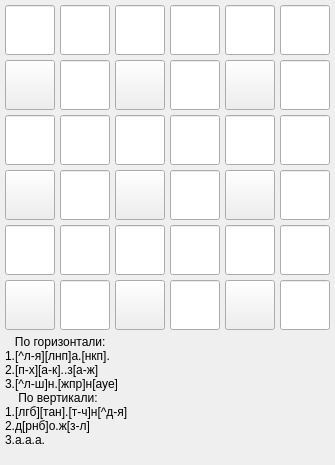
    <widget class="QWidget" name="level_2">
     <attribute name="title">
      <string>2</string>
     </attribute>
     <layout class="QGridLayout" name="gridLayout_3">
      <property name="leftMargin">
       <number>5</number>
      </property>
      <property name="topMargin">
       <number>5</number>
      </property>
      <property name="rightMargin">
       <number>5</number>
      </property>
      <property name="bottomMargin">
       <number>5</number>
      </property>
      <property name="spacing">
       <number>5</number>
      </property>
      <item row="0" column="0">
       <widget class="QLineEdit" name="lineEdit_1_2">
        <property name="sizePolicy">
         <sizepolicy hsizetype="Fixed" vsizetype="Fixed">
          <horstretch>0</horstretch>
          <verstretch>0</verstretch>
         </sizepolicy>
        </property>
        <property name="minimumSize">
         <size>
          <width>50</width>
          <height>50</height>
         </size>
        </property>
        <property name="maximumSize">
         <size>
          <width>50</width>
          <height>50</height>
         </size>
        </property>
        <property name="font">
         <font>
          <family>Arial Narrow</family>
          <pointsize>30</pointsize>
          <weight>75</weight>
          <bold>true</bold>
         </font>
        </property>
        <property name="cursor">
         <cursorShape>IBeamCursor</cursorShape>
        </property>
        <property name="tabletTracking">
         <bool>false</bool>
        </property>
        <property name="contextMenuPolicy">
         <enum>Qt::PreventContextMenu</enum>
        </property>
        <property name="toolTip">
         <string notr="true">&lt;html&gt;&lt;head/&gt;&lt;body&gt;&lt;p align=&quot;center&quot;&gt;a&lt;/p&gt;&lt;/body&gt;&lt;/html&gt;</string>
        </property>
        <property name="toolTipDuration">
         <number>-1</number>
        </property>
        <property name="whatsThis">
         <string>&lt;html&gt;&lt;head/&gt;&lt;body&gt;&lt;p align=&quot;center&quot;&gt;&lt;br/&gt;&lt;/p&gt;&lt;/body&gt;&lt;/html&gt;</string>
        </property>
        <property name="layoutDirection">
         <enum>Qt::LeftToRight</enum>
        </property>
        <property name="text">
         <string/>
        </property>
        <property name="maxLength">
         <number>1</number>
        </property>
        <property name="echoMode">
         <enum>QLineEdit::Normal</enum>
        </property>
        <property name="cursorPosition">
         <number>0</number>
        </property>
        <property name="alignment">
         <set>Qt::AlignCenter</set>
        </property>
        <property name="dragEnabled">
         <bool>false</bool>
        </property>
        <property name="readOnly">
         <bool>false</bool>
        </property>
       </widget>
      </item>
      <item row="0" column="1">
       <widget class="QLineEdit" name="lineEdit_2_2">
        <property name="minimumSize">
         <size>
          <width>50</width>
          <height>50</height>
         </size>
        </property>
        <property name="maximumSize">
         <size>
          <width>50</width>
          <height>50</height>
         </size>
        </property>
        <property name="layoutDirection">
         <enum>Qt::LeftToRight</enum>
        </property>
        <property name="styleSheet">
         <string notr="true"/>
        </property>
        <property name="text">
         <string/>
        </property>
        <property name="maxLength">
         <number>1</number>
        </property>
        <property name="alignment">
         <set>Qt::AlignCenter</set>
        </property>
       </widget>
      </item>
      <item row="0" column="2">
       <widget class="QLineEdit" name="lineEdit_3_2">
        <property name="minimumSize">
         <size>
          <width>50</width>
          <height>50</height>
         </size>
        </property>
        <property name="maximumSize">
         <size>
          <width>50</width>
          <height>50</height>
         </size>
        </property>
        <property name="font">
         <font>
          <family>Arial Narrow</family>
          <pointsize>30</pointsize>
          <weight>75</weight>
          <bold>true</bold>
         </font>
        </property>
        <property name="layoutDirection">
         <enum>Qt::LeftToRight</enum>
        </property>
        <property name="text">
         <string/>
        </property>
        <property name="maxLength">
         <number>1</number>
        </property>
        <property name="alignment">
         <set>Qt::AlignCenter</set>
        </property>
       </widget>
      </item>
      <item row="0" column="3">
       <widget class="QLineEdit" name="lineEdit_4_2">
        <property name="minimumSize">
         <size>
          <width>50</width>
          <height>50</height>
         </size>
        </property>
        <property name="maximumSize">
         <size>
          <width>50</width>
          <height>50</height>
         </size>
        </property>
        <property name="font">
         <font>
          <family>Arial Narrow</family>
          <pointsize>30</pointsize>
          <weight>75</weight>
          <bold>true</bold>
         </font>
        </property>
        <property name="layoutDirection">
         <enum>Qt::LeftToRight</enum>
        </property>
        <property name="text">
         <string/>
        </property>
        <property name="maxLength">
         <number>1</number>
        </property>
        <property name="alignment">
         <set>Qt::AlignCenter</set>
        </property>
       </widget>
      </item>
      <item row="0" column="4">
       <widget class="QLineEdit" name="lineEdit_5_2">
        <property name="minimumSize">
         <size>
          <width>50</width>
          <height>50</height>
         </size>
        </property>
        <property name="maximumSize">
         <size>
          <width>50</width>
          <height>50</height>
         </size>
        </property>
        <property name="font">
         <font>
          <family>Arial Narrow</family>
          <pointsize>30</pointsize>
          <weight>75</weight>
          <bold>true</bold>
         </font>
        </property>
        <property name="layoutDirection">
         <enum>Qt::LeftToRight</enum>
        </property>
        <property name="text">
         <string/>
        </property>
        <property name="maxLength">
         <number>1</number>
        </property>
        <property name="alignment">
         <set>Qt::AlignCenter</set>
        </property>
       </widget>
      </item>
      <item row="0" column="5">
       <widget class="QLineEdit" name="lineEdit_6_2">
        <property name="minimumSize">
         <size>
          <width>50</width>
          <height>50</height>
         </size>
        </property>
        <property name="maximumSize">
         <size>
          <width>50</width>
          <height>50</height>
         </size>
        </property>
        <property name="font">
         <font>
          <family>Arial Narrow</family>
          <pointsize>30</pointsize>
          <weight>75</weight>
          <bold>true</bold>
         </font>
        </property>
        <property name="layoutDirection">
         <enum>Qt::LeftToRight</enum>
        </property>
        <property name="text">
         <string/>
        </property>
        <property name="maxLength">
         <number>1</number>
        </property>
        <property name="alignment">
         <set>Qt::AlignCenter</set>
        </property>
       </widget>
      </item>
      <item row="1" column="0">
       <widget class="QPushButton" name="pushButton_7_2">
        <property name="minimumSize">
         <size>
          <width>50</width>
          <height>50</height>
         </size>
        </property>
        <property name="maximumSize">
         <size>
          <width>50</width>
          <height>50</height>
         </size>
        </property>
        <property name="styleSheet">
         <string notr="true"/>
        </property>
        <property name="text">
         <string/>
        </property>
       </widget>
      </item>
      <item row="1" column="1">
       <widget class="QLineEdit" name="lineEdit_8_2">
        <property name="minimumSize">
         <size>
          <width>50</width>
          <height>50</height>
         </size>
        </property>
        <property name="maximumSize">
         <size>
          <width>50</width>
          <height>50</height>
         </size>
        </property>
        <property name="font">
         <font>
          <family>Arial Narrow</family>
          <pointsize>30</pointsize>
          <weight>75</weight>
          <bold>true</bold>
         </font>
        </property>
        <property name="layoutDirection">
         <enum>Qt::LeftToRight</enum>
        </property>
        <property name="text">
         <string/>
        </property>
        <property name="maxLength">
         <number>1</number>
        </property>
        <property name="alignment">
         <set>Qt::AlignCenter</set>
        </property>
       </widget>
      </item>
      <item row="1" column="2">
       <widget class="QPushButton" name="pushButton_9_2">
        <property name="minimumSize">
         <size>
          <width>50</width>
          <height>50</height>
         </size>
        </property>
        <property name="maximumSize">
         <size>
          <width>50</width>
          <height>50</height>
         </size>
        </property>
        <property name="text">
         <string/>
        </property>
       </widget>
      </item>
      <item row="1" column="3">
       <widget class="QLineEdit" name="lineEdit_10_2">
        <property name="minimumSize">
         <size>
          <width>50</width>
          <height>50</height>
         </size>
        </property>
        <property name="maximumSize">
         <size>
          <width>50</width>
          <height>50</height>
         </size>
        </property>
        <property name="font">
         <font>
          <family>Arial Narrow</family>
          <pointsize>30</pointsize>
          <weight>75</weight>
          <bold>true</bold>
         </font>
        </property>
        <property name="layoutDirection">
         <enum>Qt::LeftToRight</enum>
        </property>
        <property name="text">
         <string/>
        </property>
        <property name="maxLength">
         <number>1</number>
        </property>
        <property name="alignment">
         <set>Qt::AlignCenter</set>
        </property>
       </widget>
      </item>
      <item row="1" column="4">
       <widget class="QPushButton" name="pushButton_11_2">
        <property name="minimumSize">
         <size>
          <width>50</width>
          <height>50</height>
         </size>
        </property>
        <property name="maximumSize">
         <size>
          <width>50</width>
          <height>50</height>
         </size>
        </property>
        <property name="text">
         <string/>
        </property>
       </widget>
      </item>
      <item row="1" column="5">
       <widget class="QLineEdit" name="lineEdit_12_2">
        <property name="minimumSize">
         <size>
          <width>50</width>
          <height>50</height>
         </size>
        </property>
        <property name="maximumSize">
         <size>
          <width>50</width>
          <height>50</height>
         </size>
        </property>
        <property name="font">
         <font>
          <family>Arial Narrow</family>
          <pointsize>30</pointsize>
          <weight>75</weight>
          <bold>true</bold>
         </font>
        </property>
        <property name="layoutDirection">
         <enum>Qt::LeftToRight</enum>
        </property>
        <property name="text">
         <string/>
        </property>
        <property name="maxLength">
         <number>1</number>
        </property>
        <property name="alignment">
         <set>Qt::AlignCenter</set>
        </property>
       </widget>
      </item>
      <item row="2" column="0">
       <widget class="QLineEdit" name="lineEdit_13_2">
        <property name="minimumSize">
         <size>
          <width>50</width>
          <height>50</height>
         </size>
        </property>
        <property name="maximumSize">
         <size>
          <width>50</width>
          <height>50</height>
         </size>
        </property>
        <property name="font">
         <font>
          <family>Arial Narrow</family>
          <pointsize>30</pointsize>
          <weight>75</weight>
          <bold>true</bold>
         </font>
        </property>
        <property name="layoutDirection">
         <enum>Qt::LeftToRight</enum>
        </property>
        <property name="text">
         <string/>
        </property>
        <property name="maxLength">
         <number>1</number>
        </property>
        <property name="alignment">
         <set>Qt::AlignCenter</set>
        </property>
       </widget>
      </item>
      <item row="2" column="1">
       <widget class="QLineEdit" name="lineEdit_14_2">
        <property name="minimumSize">
         <size>
          <width>50</width>
          <height>50</height>
         </size>
        </property>
        <property name="maximumSize">
         <size>
          <width>50</width>
          <height>50</height>
         </size>
        </property>
        <property name="font">
         <font>
          <family>Arial Narrow</family>
          <pointsize>30</pointsize>
          <weight>75</weight>
          <bold>true</bold>
         </font>
        </property>
        <property name="layoutDirection">
         <enum>Qt::LeftToRight</enum>
        </property>
        <property name="text">
         <string/>
        </property>
        <property name="maxLength">
         <number>1</number>
        </property>
        <property name="alignment">
         <set>Qt::AlignCenter</set>
        </property>
       </widget>
      </item>
      <item row="2" column="2">
       <widget class="QLineEdit" name="lineEdit_15_2">
        <property name="minimumSize">
         <size>
          <width>50</width>
          <height>50</height>
         </size>
        </property>
        <property name="maximumSize">
         <size>
          <width>50</width>
          <height>50</height>
         </size>
        </property>
        <property name="font">
         <font>
          <family>Arial Narrow</family>
          <pointsize>30</pointsize>
          <weight>75</weight>
          <bold>true</bold>
         </font>
        </property>
        <property name="layoutDirection">
         <enum>Qt::LeftToRight</enum>
        </property>
        <property name="text">
         <string/>
        </property>
        <property name="maxLength">
         <number>1</number>
        </property>
        <property name="alignment">
         <set>Qt::AlignCenter</set>
        </property>
       </widget>
      </item>
      <item row="2" column="3">
       <widget class="QLineEdit" name="lineEdit_16_2">
        <property name="minimumSize">
         <size>
          <width>50</width>
          <height>50</height>
         </size>
        </property>
        <property name="maximumSize">
         <size>
          <width>50</width>
          <height>50</height>
         </size>
        </property>
        <property name="font">
         <font>
          <family>Arial Narrow</family>
          <pointsize>30</pointsize>
          <weight>75</weight>
          <bold>true</bold>
         </font>
        </property>
        <property name="layoutDirection">
         <enum>Qt::LeftToRight</enum>
        </property>
        <property name="text">
         <string/>
        </property>
        <property name="maxLength">
         <number>1</number>
        </property>
        <property name="alignment">
         <set>Qt::AlignCenter</set>
        </property>
       </widget>
      </item>
      <item row="2" column="4">
       <widget class="QLineEdit" name="lineEdit_17_2">
        <property name="minimumSize">
         <size>
          <width>50</width>
          <height>50</height>
         </size>
        </property>
        <property name="maximumSize">
         <size>
          <width>50</width>
          <height>50</height>
         </size>
        </property>
        <property name="font">
         <font>
          <family>Arial Narrow</family>
          <pointsize>30</pointsize>
          <weight>75</weight>
          <bold>true</bold>
         </font>
        </property>
        <property name="layoutDirection">
         <enum>Qt::LeftToRight</enum>
        </property>
        <property name="text">
         <string/>
        </property>
        <property name="maxLength">
         <number>1</number>
        </property>
        <property name="alignment">
         <set>Qt::AlignCenter</set>
        </property>
       </widget>
      </item>
      <item row="2" column="5">
       <widget class="QLineEdit" name="lineEdit_18_2">
        <property name="minimumSize">
         <size>
          <width>50</width>
          <height>50</height>
         </size>
        </property>
        <property name="maximumSize">
         <size>
          <width>50</width>
          <height>50</height>
         </size>
        </property>
        <property name="font">
         <font>
          <family>Arial Narrow</family>
          <pointsize>30</pointsize>
          <weight>75</weight>
          <bold>true</bold>
         </font>
        </property>
        <property name="layoutDirection">
         <enum>Qt::LeftToRight</enum>
        </property>
        <property name="text">
         <string/>
        </property>
        <property name="maxLength">
         <number>1</number>
        </property>
        <property name="alignment">
         <set>Qt::AlignCenter</set>
        </property>
       </widget>
      </item>
      <item row="3" column="0">
       <widget class="QPushButton" name="pushButton_19_2">
        <property name="minimumSize">
         <size>
          <width>50</width>
          <height>50</height>
         </size>
        </property>
        <property name="maximumSize">
         <size>
          <width>50</width>
          <height>50</height>
         </size>
        </property>
        <property name="text">
         <string/>
        </property>
       </widget>
      </item>
      <item row="3" column="1">
       <widget class="QLineEdit" name="lineEdit_20_2">
        <property name="minimumSize">
         <size>
          <width>50</width>
          <height>50</height>
         </size>
        </property>
        <property name="maximumSize">
         <size>
          <width>50</width>
          <height>50</height>
         </size>
        </property>
        <property name="font">
         <font>
          <family>Arial Narrow</family>
          <pointsize>30</pointsize>
          <weight>75</weight>
          <bold>true</bold>
         </font>
        </property>
        <property name="layoutDirection">
         <enum>Qt::LeftToRight</enum>
        </property>
        <property name="text">
         <string/>
        </property>
        <property name="maxLength">
         <number>1</number>
        </property>
        <property name="alignment">
         <set>Qt::AlignCenter</set>
        </property>
       </widget>
      </item>
      <item row="3" column="2">
       <widget class="QPushButton" name="pushButton_21_2">
        <property name="minimumSize">
         <size>
          <width>50</width>
          <height>50</height>
         </size>
        </property>
        <property name="maximumSize">
         <size>
          <width>50</width>
          <height>50</height>
         </size>
        </property>
        <property name="text">
         <string/>
        </property>
       </widget>
      </item>
      <item row="3" column="3">
       <widget class="QLineEdit" name="lineEdit_22_2">
        <property name="minimumSize">
         <size>
          <width>50</width>
          <height>50</height>
         </size>
        </property>
        <property name="maximumSize">
         <size>
          <width>50</width>
          <height>50</height>
         </size>
        </property>
        <property name="font">
         <font>
          <family>Arial Narrow</family>
          <pointsize>30</pointsize>
          <weight>75</weight>
          <bold>true</bold>
         </font>
        </property>
        <property name="layoutDirection">
         <enum>Qt::LeftToRight</enum>
        </property>
        <property name="text">
         <string/>
        </property>
        <property name="maxLength">
         <number>1</number>
        </property>
        <property name="alignment">
         <set>Qt::AlignCenter</set>
        </property>
       </widget>
      </item>
      <item row="3" column="4">
       <widget class="QPushButton" name="pushButton_23_2">
        <property name="minimumSize">
         <size>
          <width>50</width>
          <height>50</height>
         </size>
        </property>
        <property name="maximumSize">
         <size>
          <width>50</width>
          <height>50</height>
         </size>
        </property>
        <property name="text">
         <string/>
        </property>
       </widget>
      </item>
      <item row="3" column="5">
       <widget class="QLineEdit" name="lineEdit_24_2">
        <property name="minimumSize">
         <size>
          <width>50</width>
          <height>50</height>
         </size>
        </property>
        <property name="maximumSize">
         <size>
          <width>50</width>
          <height>50</height>
         </size>
        </property>
        <property name="font">
         <font>
          <family>Arial Narrow</family>
          <pointsize>30</pointsize>
          <weight>75</weight>
          <bold>true</bold>
         </font>
        </property>
        <property name="layoutDirection">
         <enum>Qt::LeftToRight</enum>
        </property>
        <property name="text">
         <string/>
        </property>
        <property name="maxLength">
         <number>1</number>
        </property>
        <property name="alignment">
         <set>Qt::AlignCenter</set>
        </property>
       </widget>
      </item>
      <item row="4" column="0">
       <widget class="QLineEdit" name="lineEdit_25_2">
        <property name="minimumSize">
         <size>
          <width>50</width>
          <height>50</height>
         </size>
        </property>
        <property name="maximumSize">
         <size>
          <width>50</width>
          <height>50</height>
         </size>
        </property>
        <property name="font">
         <font>
          <family>Arial Narrow</family>
          <pointsize>30</pointsize>
          <weight>75</weight>
          <bold>true</bold>
         </font>
        </property>
        <property name="layoutDirection">
         <enum>Qt::LeftToRight</enum>
        </property>
        <property name="text">
         <string/>
        </property>
        <property name="maxLength">
         <number>1</number>
        </property>
        <property name="alignment">
         <set>Qt::AlignCenter</set>
        </property>
       </widget>
      </item>
      <item row="4" column="1">
       <widget class="QLineEdit" name="lineEdit_26_2">
        <property name="minimumSize">
         <size>
          <width>50</width>
          <height>50</height>
         </size>
        </property>
        <property name="maximumSize">
         <size>
          <width>50</width>
          <height>50</height>
         </size>
        </property>
        <property name="font">
         <font>
          <family>Arial Narrow</family>
          <pointsize>30</pointsize>
          <weight>75</weight>
          <bold>true</bold>
         </font>
        </property>
        <property name="layoutDirection">
         <enum>Qt::LeftToRight</enum>
        </property>
        <property name="text">
         <string/>
        </property>
        <property name="maxLength">
         <number>1</number>
        </property>
        <property name="alignment">
         <set>Qt::AlignCenter</set>
        </property>
       </widget>
      </item>
      <item row="4" column="2">
       <widget class="QLineEdit" name="lineEdit_27_2">
        <property name="minimumSize">
         <size>
          <width>50</width>
          <height>50</height>
         </size>
        </property>
        <property name="maximumSize">
         <size>
          <width>50</width>
          <height>50</height>
         </size>
        </property>
        <property name="font">
         <font>
          <family>Arial Narrow</family>
          <pointsize>30</pointsize>
          <weight>75</weight>
          <bold>true</bold>
         </font>
        </property>
        <property name="layoutDirection">
         <enum>Qt::LeftToRight</enum>
        </property>
        <property name="text">
         <string/>
        </property>
        <property name="maxLength">
         <number>1</number>
        </property>
        <property name="alignment">
         <set>Qt::AlignCenter</set>
        </property>
       </widget>
      </item>
      <item row="4" column="3">
       <widget class="QLineEdit" name="lineEdit_28_2">
        <property name="minimumSize">
         <size>
          <width>50</width>
          <height>50</height>
         </size>
        </property>
        <property name="maximumSize">
         <size>
          <width>50</width>
          <height>50</height>
         </size>
        </property>
        <property name="font">
         <font>
          <family>Arial Narrow</family>
          <pointsize>30</pointsize>
          <weight>75</weight>
          <bold>true</bold>
         </font>
        </property>
        <property name="layoutDirection">
         <enum>Qt::LeftToRight</enum>
        </property>
        <property name="text">
         <string/>
        </property>
        <property name="maxLength">
         <number>1</number>
        </property>
        <property name="alignment">
         <set>Qt::AlignCenter</set>
        </property>
       </widget>
      </item>
      <item row="4" column="4">
       <widget class="QLineEdit" name="lineEdit_29_2">
        <property name="minimumSize">
         <size>
          <width>50</width>
          <height>50</height>
         </size>
        </property>
        <property name="maximumSize">
         <size>
          <width>50</width>
          <height>50</height>
         </size>
        </property>
        <property name="font">
         <font>
          <family>Arial Narrow</family>
          <pointsize>30</pointsize>
          <weight>75</weight>
          <bold>true</bold>
         </font>
        </property>
        <property name="layoutDirection">
         <enum>Qt::LeftToRight</enum>
        </property>
        <property name="text">
         <string/>
        </property>
        <property name="maxLength">
         <number>1</number>
        </property>
        <property name="alignment">
         <set>Qt::AlignCenter</set>
        </property>
       </widget>
      </item>
      <item row="4" column="5">
       <widget class="QLineEdit" name="lineEdit_30_2">
        <property name="minimumSize">
         <size>
          <width>50</width>
          <height>50</height>
         </size>
        </property>
        <property name="maximumSize">
         <size>
          <width>50</width>
          <height>50</height>
         </size>
        </property>
        <property name="font">
         <font>
          <family>Arial Narrow</family>
          <pointsize>30</pointsize>
          <weight>75</weight>
          <bold>true</bold>
         </font>
        </property>
        <property name="layoutDirection">
         <enum>Qt::LeftToRight</enum>
        </property>
        <property name="text">
         <string/>
        </property>
        <property name="maxLength">
         <number>1</number>
        </property>
        <property name="alignment">
         <set>Qt::AlignCenter</set>
        </property>
       </widget>
      </item>
      <item row="5" column="0">
       <widget class="QPushButton" name="pushButton_31_2">
        <property name="minimumSize">
         <size>
          <width>50</width>
          <height>50</height>
         </size>
        </property>
        <property name="maximumSize">
         <size>
          <width>50</width>
          <height>50</height>
         </size>
        </property>
        <property name="text">
         <string/>
        </property>
       </widget>
      </item>
      <item row="5" column="1">
       <widget class="QLineEdit" name="lineEdit_32_2">
        <property name="minimumSize">
         <size>
          <width>50</width>
          <height>50</height>
         </size>
        </property>
        <property name="maximumSize">
         <size>
          <width>50</width>
          <height>50</height>
         </size>
        </property>
        <property name="font">
         <font>
          <family>Arial Narrow</family>
          <pointsize>30</pointsize>
          <weight>75</weight>
          <bold>true</bold>
         </font>
        </property>
        <property name="layoutDirection">
         <enum>Qt::LeftToRight</enum>
        </property>
        <property name="text">
         <string/>
        </property>
        <property name="maxLength">
         <number>1</number>
        </property>
        <property name="alignment">
         <set>Qt::AlignCenter</set>
        </property>
       </widget>
      </item>
      <item row="5" column="2">
       <widget class="QPushButton" name="pushButton_33_2">
        <property name="minimumSize">
         <size>
          <width>50</width>
          <height>50</height>
         </size>
        </property>
        <property name="maximumSize">
         <size>
          <width>50</width>
          <height>50</height>
         </size>
        </property>
        <property name="text">
         <string/>
        </property>
       </widget>
      </item>
      <item row="5" column="3">
       <widget class="QLineEdit" name="lineEdit_34_2">
        <property name="minimumSize">
         <size>
          <width>50</width>
          <height>50</height>
         </size>
        </property>
        <property name="maximumSize">
         <size>
          <width>50</width>
          <height>50</height>
         </size>
        </property>
        <property name="font">
         <font>
          <family>Arial Narrow</family>
          <pointsize>30</pointsize>
          <weight>75</weight>
          <bold>true</bold>
         </font>
        </property>
        <property name="layoutDirection">
         <enum>Qt::LeftToRight</enum>
        </property>
        <property name="text">
         <string/>
        </property>
        <property name="maxLength">
         <number>1</number>
        </property>
        <property name="alignment">
         <set>Qt::AlignCenter</set>
        </property>
       </widget>
      </item>
      <item row="5" column="4">
       <widget class="QPushButton" name="pushButton_35_2">
        <property name="minimumSize">
         <size>
          <width>50</width>
          <height>50</height>
         </size>
        </property>
        <property name="maximumSize">
         <size>
          <width>50</width>
          <height>50</height>
         </size>
        </property>
        <property name="text">
         <string/>
        </property>
       </widget>
      </item>
      <item row="5" column="5">
       <widget class="QLineEdit" name="lineEdit_36_2">
        <property name="minimumSize">
         <size>
          <width>50</width>
          <height>50</height>
         </size>
        </property>
        <property name="maximumSize">
         <size>
          <width>50</width>
          <height>50</height>
         </size>
        </property>
        <property name="font">
         <font>
          <family>Arial Narrow</family>
          <pointsize>30</pointsize>
          <weight>75</weight>
          <bold>true</bold>
         </font>
        </property>
        <property name="layoutDirection">
         <enum>Qt::LeftToRight</enum>
        </property>
        <property name="text">
         <string/>
        </property>
        <property name="maxLength">
         <number>1</number>
        </property>
        <property name="alignment">
         <set>Qt::AlignCenter</set>
        </property>
       </widget>
      </item>
      <item row="6" column="0" colspan="6">
       <widget class="QLabel" name="textLabel_1_2">
        <property name="minimumSize">
         <size>
          <width>325</width>
          <height>125</height>
         </size>
        </property>
        <property name="maximumSize">
         <size>
          <width>325</width>
          <height>125</height>
         </size>
        </property>
        <property name="text">
         <string>   По горизонтали: 
1.[^л-я][лнп]а.[нкп]. 
2.[п-х][а-к]..з[а-ж]
3.[^л-ш]н.[жпр]н[ауе] 
    По вертикали:
1.[лгб][тан].[т-ч]н[^д-я] 
2.д[рнб]о.ж[з-л] 
3.а.а.а. 
</string>
        </property>
       </widget>
      </item>
     </layout>
    </widget>
